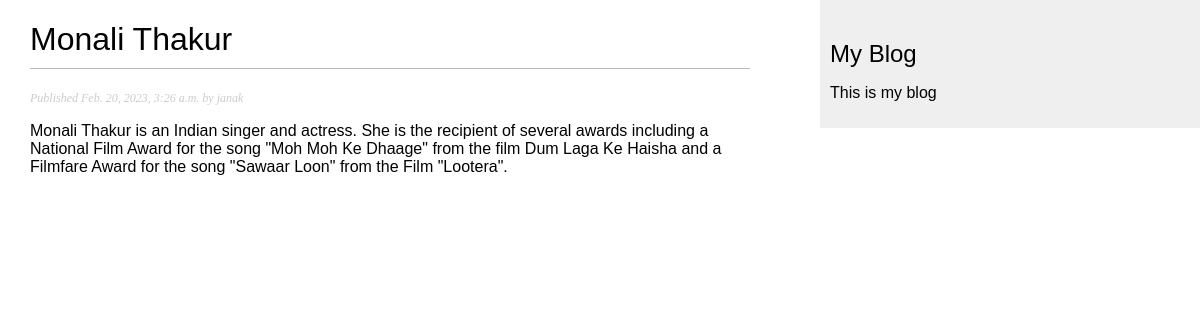
The page /blog/2023/2/20/monali-thakur/ on the database its author committed.
### blog/models.py (models this page shows, shortened)
class Post(models.Model):
    class Status(models.TextChoices):
        DRAFT = 'DF','Draft'
        PUBLISHED = 'PB','Published'
    title = models.CharField(max_length=250)
    slug = models.SlugField(max_length=250,unique_for_date='publish')
    author = models.ForeignKey(User,on_delete=models.CASCADE,related_name='blog_posts')
    body = models.TextField()
    publish = models.DateTimeField(default=timezone.now)
    created = models.DateTimeField(auto_now_add=True)
    updated = models.DateTimeField(auto_now=True)
    status = models.CharField(max_length=2,choices=Status.choices,
    default=Status.DRAFT)
    objects = models.Manager() #The default manager
    published = PublishedManager() #Our custom manager
    class Meta:
        ordering = ['-publish']
        indexes = [
            models.Index(fields=['-publish']),
        ]

### blog/views.py (the view)
def post_detail(request,year,month,day,post):
    print(year)
    print(month)
    print(day)
    post = get_object_or_404(Post,
    status=Post.Status.PUBLISHED,
    slug=post)
    return render(request,'blog/post/detail.html',{'post':post})

### blog/templates/blog/post/detail.html (shortened to what this page needs)
{% extends "blog/base.html" %}
{% block content %}
<h1>{{ post.title }}</h1>
<p class="date">
    Published {{ post.publish }} by {{ post.author}}
</p>
{{ post.body|linebreaks }}
{% endblock %}

### blog/static/blog/blog.css (style rules this page uses)
body { margin:0; padding:0; font-family:helvetica, sans-serif; }
h1 { font-weight:normal; border-bottom:1px solid #bbb; padding:0 0 10px 0; }
p.date { color:#ccc; font-family: georgia, serif; font-size: 12px; font-style: italic; }

### rows shown on the page
Post: title "Monali Thakur", publish "Feb. 20, 2023, 3:26 a.m.", author "janak", body "Monali Thakur is an Indian singer and actress. She is the recipient of several awards including a National Film Award for the song \"Moh Moh Ke Dhaage\" from the film Dum Laga Ke Haisha and a Filmfare Award for the song \"Sawaar Loon\" from the Film \"Lootera\"."
